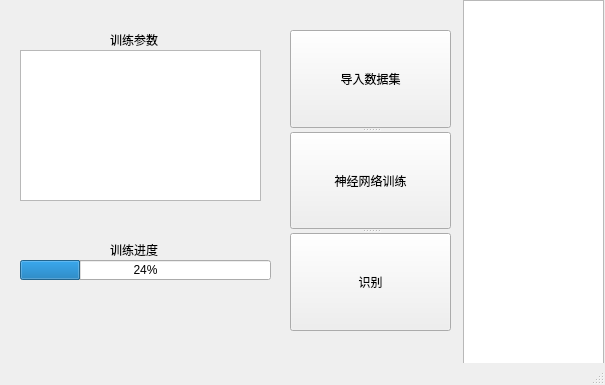
<?xml version="1.0" encoding="UTF-8"?>
<ui version="4.0">
 <class>MainWindow</class>
 <widget class="QMainWindow" name="MainWindow">
  <property name="geometry">
   <rect>
    <x>0</x>
    <y>0</y>
    <width>605</width>
    <height>385</height>
   </rect>
  </property>
  <property name="windowTitle">
   <string>基于特征处理的手写数字识别</string>
  </property>
  <widget class="QWidget" name="centralwidget">
   <widget class="QLabel" name="label">
    <property name="geometry">
     <rect>
      <x>110</x>
      <y>30</y>
      <width>54</width>
      <height>20</height>
     </rect>
    </property>
    <property name="text">
     <string>训练参数</string>
    </property>
   </widget>
   <widget class="QTableView" name="tableView">
    <property name="geometry">
     <rect>
      <x>20</x>
      <y>50</y>
      <width>241</width>
      <height>151</height>
     </rect>
    </property>
   </widget>
   <widget class="QProgressBar" name="progressBar">
    <property name="geometry">
     <rect>
      <x>20</x>
      <y>260</y>
      <width>251</width>
      <height>20</height>
     </rect>
    </property>
    <property name="value">
     <number>24</number>
    </property>
   </widget>
   <widget class="QLabel" name="label_2">
    <property name="geometry">
     <rect>
      <x>110</x>
      <y>240</y>
      <width>54</width>
      <height>20</height>
     </rect>
    </property>
    <property name="text">
     <string>训练进度</string>
    </property>
   </widget>
   <widget class="QSplitter" name="splitter">
    <property name="geometry">
     <rect>
      <x>290</x>
      <y>30</y>
      <width>161</width>
      <height>301</height>
     </rect>
    </property>
    <property name="orientation">
     <enum>Qt::Vertical</enum>
    </property>
    <widget class="QPushButton" name="Button_LoadData">
     <property name="text">
      <string>导入数据集</string>
     </property>
    </widget>
    <widget class="QPushButton" name="Button_Train">
     <property name="text">
      <string>神经网络训练</string>
     </property>
    </widget>
    <widget class="QPushButton" name="Button_Recognize">
     <property name="text">
      <string>识别</string>
     </property>
    </widget>
   </widget>
   <widget class="QTextEdit" name="textEdit">
    <property name="geometry">
     <rect>
      <x>463</x>
      <y>0</y>
      <width>141</width>
      <height>381</height>
     </rect>
    </property>
   </widget>
  </widget>
  <widget class="QStatusBar" name="statusbar"/>
 </widget>
 <resources/>
 <connections/>
</ui>
